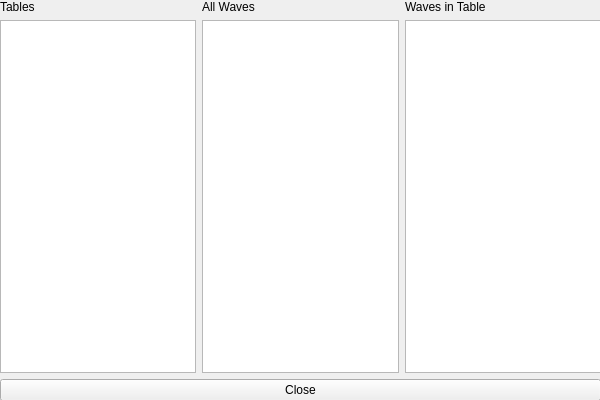
<?xml version="1.0" encoding="UTF-8"?>
<ui version="4.0">
 <class>ManageTablesDialog</class>
 <widget class="QWidget" name="ManageTablesDialog">
  <property name="geometry">
   <rect>
    <x>0</x>
    <y>0</y>
    <width>600</width>
    <height>400</height>
   </rect>
  </property>
  <property name="minimumSize">
   <size>
    <width>400</width>
    <height>300</height>
   </size>
  </property>
  <property name="windowTitle">
   <string>Manage Tables</string>
  </property>
  <widget class="QWidget" name="gridLayoutWidget">
   <property name="geometry">
    <rect>
     <x>0</x>
     <y>0</y>
     <width>601</width>
     <height>401</height>
    </rect>
   </property>
   <layout class="QGridLayout" name="gridLayout">
    <item row="1" column="0">
     <widget class="QListView" name="listView"/>
    </item>
    <item row="1" column="1">
     <widget class="QListView" name="listView_2"/>
    </item>
    <item row="1" column="2">
     <widget class="QListView" name="listView_3"/>
    </item>
    <item row="0" column="0">
     <widget class="QLabel" name="label">
      <property name="text">
       <string>Tables</string>
      </property>
     </widget>
    </item>
    <item row="0" column="1">
     <widget class="QLabel" name="label_2">
      <property name="text">
       <string>All Waves</string>
      </property>
     </widget>
    </item>
    <item row="0" column="2">
     <widget class="QLabel" name="label_3">
      <property name="text">
       <string>Waves in Table</string>
      </property>
     </widget>
    </item>
    <item row="2" column="0" colspan="3">
     <widget class="QPushButton" name="closeButton">
      <property name="text">
       <string>Close</string>
      </property>
     </widget>
    </item>
   </layout>
  </widget>
 </widget>
 <resources/>
 <connections/>
</ui>
